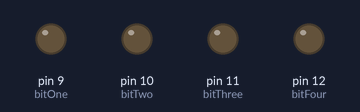
A sketch run on a simulated Arduino Uno, built with avr-gcc and run on an emulated ATmega328P. On the bench: output pins drawn as LEDs (lit = HIGH).

Above: at 0.5 s.
At 1.2 s:
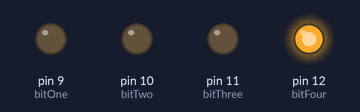
At 2.7 s:
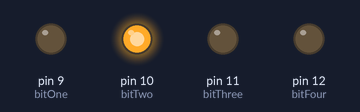
At 5.2 s:
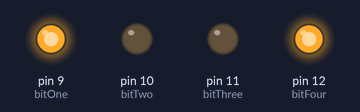
At 7.2 s:
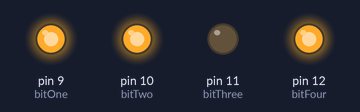
At 9.7 s:
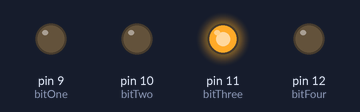
Timing chart, 0 to 10.4 s (numbered marks = the images above):
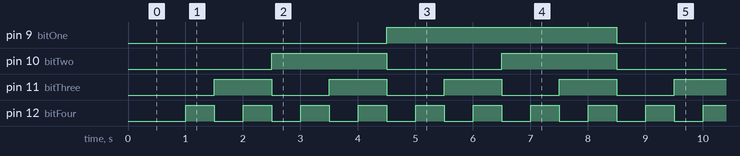

Measured:
- by itself, pin 9 (bitOne): alternates HIGH for 4.0 s and LOW for 4.0 s
- by itself, pin 10 (bitTwo): alternates HIGH for 2.0 s and LOW for 2.0 s
- by itself, pin 11 (bitThree): alternates HIGH for 1.0 s and LOW for 1.0 s
- by itself, pin 12 (bitFour): alternates HIGH for 0.50 s and LOW for 0.50 s

The sketch:

04_binary_counter_four_bits.ino
```cpp
// Using 4 bits, write numbers 0 to 15 (4 LEDs)

int bitOne=9;
int bitTwo=10;
int bitThree=11;
int bitFour=12;

int pause=500;

void setup() {
  // put your setup code here, to run once:
pinMode(bitOne, OUTPUT);
pinMode(bitTwo, OUTPUT);
pinMode(bitThree, OUTPUT);
pinMode(bitFour, OUTPUT);
}

void loop() {
  // Delay
delay(pause);

  // 0:
digitalWrite(bitOne, LOW);
digitalWrite(bitTwo, LOW);
digitalWrite(bitThree, LOW);
digitalWrite(bitFour, LOW);

delay(pause);

  // 1:
digitalWrite(bitOne, LOW);
digitalWrite(bitTwo, LOW);
digitalWrite(bitThree, LOW);
digitalWrite(bitFour, HIGH);

delay(pause);

  // 2:
digitalWrite(bitOne, LOW);
digitalWrite(bitTwo, LOW);
digitalWrite(bitThree, HIGH);
digitalWrite(bitFour, LOW);

delay(pause);

  // 3:
digitalWrite(bitOne, LOW);
digitalWrite(bitTwo, LOW);
digitalWrite(bitThree, HIGH);
digitalWrite(bitFour, HIGH);

delay(pause);

  // 4:
digitalWrite(bitOne, LOW);
digitalWrite(bitTwo, HIGH);
digitalWrite(bitThree, LOW);
digitalWrite(bitFour, LOW);

delay(pause);

  // 5:
digitalWrite(bitOne, LOW);
digitalWrite(bitTwo, HIGH);
digitalWrite(bitThree, LOW);
digitalWrite(bitFour, HIGH);

delay(pause);

  // 6:
digitalWrite(bitOne, LOW);
digitalWrite(bitTwo, HIGH);
digitalWrite(bitThree, HIGH);
digitalWrite(bitFour, LOW);

delay(pause);

  // 7:
digitalWrite(bitOne, LOW);
digitalWrite(bitTwo, HIGH);
digitalWrite(bitThree, HIGH);
digitalWrite(bitFour, HIGH);

delay(pause);

  // 8:
digitalWrite(bitOne, HIGH);
digitalWrite(bitTwo, LOW);
digitalWrite(bitThree, LOW);
digitalWrite(bitFour, LOW);

delay(pause);

  // 9:
digitalWrite(bitOne, HIGH);
digitalWrite(bitTwo, LOW);
digitalWrite(bitThree, LOW);
digitalWrite(bitFour, HIGH);

delay(pause);

  // 10:
digitalWrite(bitOne, HIGH);
digitalWrite(bitTwo, LOW);
digitalWrite(bitThree, HIGH);
digitalWrite(bitFour, LOW);

delay(pause);

  // 11:
digitalWrite(bitOne, HIGH);
digitalWrite(bitTwo, LOW);
digitalWrite(bitThree, HIGH);
digitalWrite(bitFour, HIGH);

delay(pause);

  // 12:
digitalWrite(bitOne, HIGH);
digitalWrite(bitTwo, HIGH);
digitalWrite(bitThree, LOW);
digitalWrite(bitFour, LOW);

delay(pause);

  // 13:
digitalWrite(bitOne, HIGH);
digitalWrite(bitTwo, HIGH);
digitalWrite(bitThree, LOW);
digitalWrite(bitFour, HIGH);

delay(pause);

  // 14:
digitalWrite(bitOne, HIGH);
digitalWrite(bitTwo, HIGH);
digitalWrite(bitThree, HIGH);
digitalWrite(bitFour, LOW);

delay(pause);

  // 15:
digitalWrite(bitOne, HIGH);
digitalWrite(bitTwo, HIGH);
digitalWrite(bitThree, HIGH);
digitalWrite(bitFour, HIGH);
}
```
